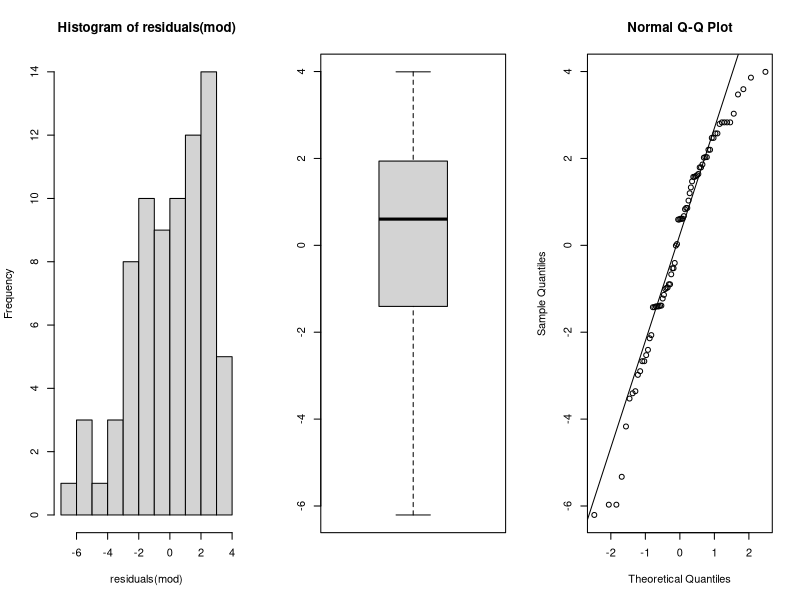
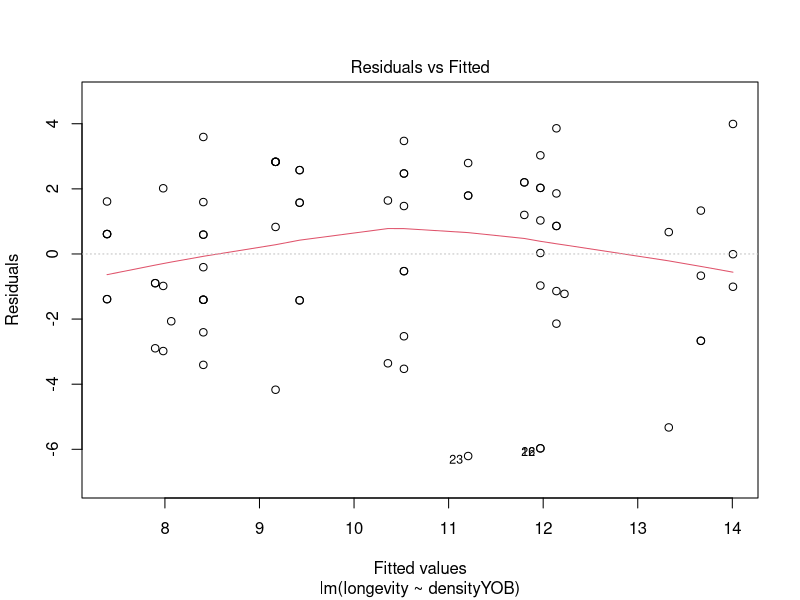
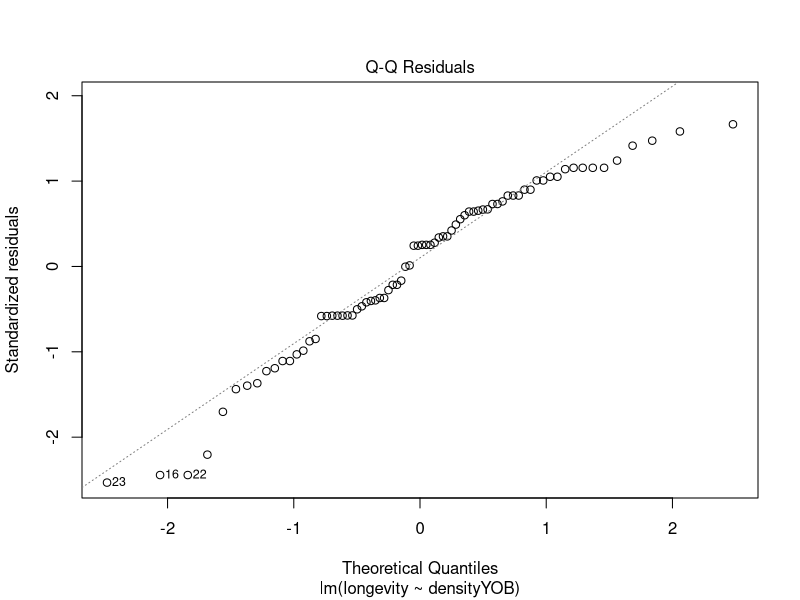
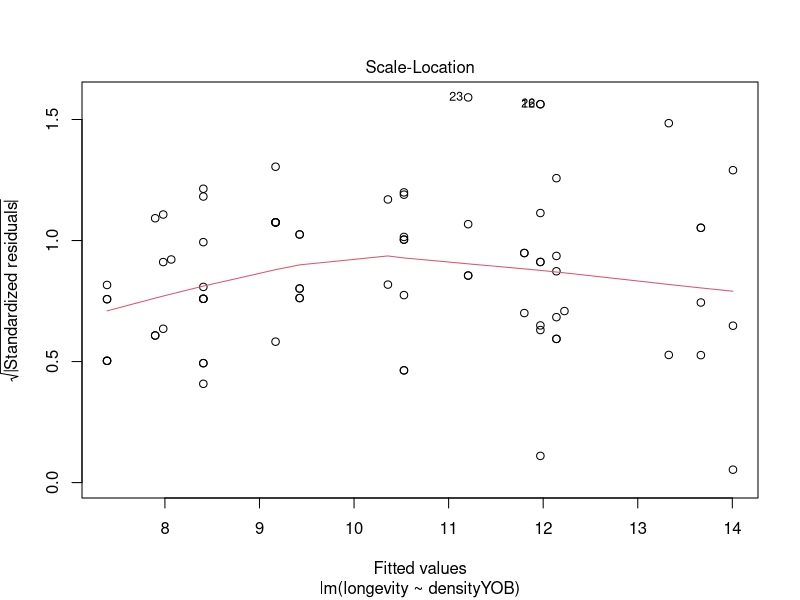
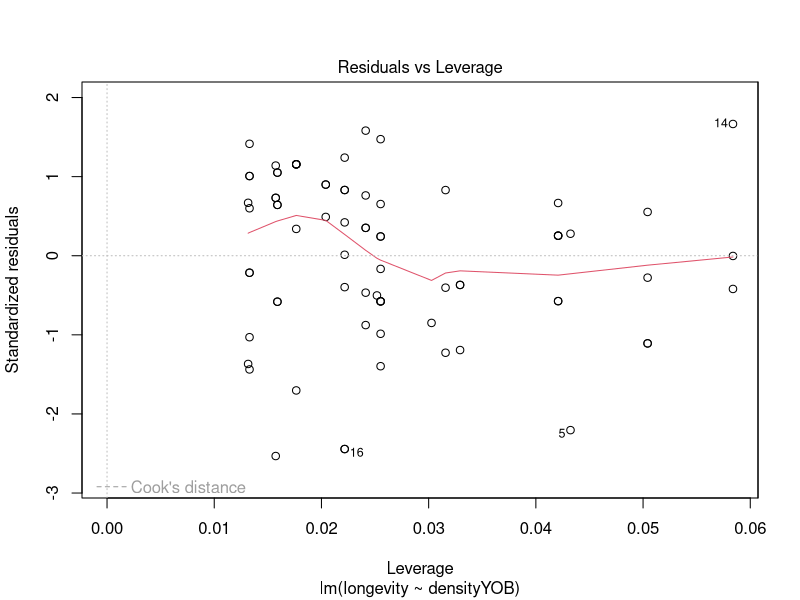

R code for these plots, in order:
## ---- chunk 1
# library(tidyverse)
library(dplyr)
library(readxl)
## ---- chunk 2

mydata <- read_excel("data/CawRidge_LifetimeData.xlsx")
head(mydata)
mydata$densityYOB <- as.numeric(mydata$densityYOB)
mydata %>% 
  dplyr::select(densityYOB, longevity, ALR) %>% 
  mutate(repr = "yes") %>% 
  na.omit() -> mydata
mydata$repr[mydata$ALR == "never"] <- "no"
mydata$repr <- as.factor(mydata$repr)
mydata %>% 
  filter(repr == "yes") -> mydata_repr
mydata %>% 
  filter(repr == "no") -> mydata_norepr
mod <- lm(longevity ~ densityYOB, data = mydata_repr)

## ---- chunk 3

residuals(mod)
par(mfrow=c(1,3)) # 3 grafici sulla stessa linea
hist(residuals(mod))
boxplot(residuals(mod))
qqnorm(residuals(mod))
qqline(residuals(mod))
par(mfrow=c(1,1)) # un grafico alla volta

## ---- chunk 4

plot(mod)

## ---- chunk 5
shapiro.test(mod$residuals)
